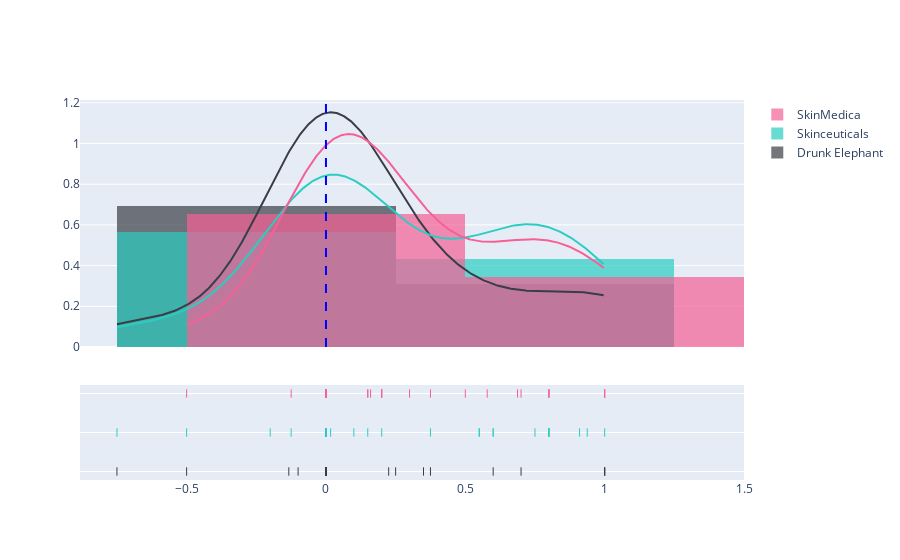

The code cell stored with this chart in its notebook:
### Markdown cell above
<div style='background-color:navy; color:white; padding:20px'>
    A majority of the review content have a polarity score from 0 to 0.5, indicating that most of the reviews contained positive meassages. Under sentiment analysis, no product received extreme negative reviews (polarity score = -1) and each of them received 1 extreme positive review (polarity score = 1)
</div>

### Code cell
hist_plot("title_polarity")

### Figure 1 — Plotly figure (JSON) as saved in the notebook; plotly's stock layout.template omitted (floating-point values rounded to 4 significant figures; data arrays with more than 128 entries replaced by an {"elided": "..."} marker saying what was removed)
{"data": [{"autobinx": false, "histnorm": "probability density", "legendgroup": "Drunk Elephant", "marker": {"color": "#393E46"}, "name": "Drunk Elephant", "opacity": 0.7, "type": "histogram", "x": [0, 0.6, 0, 0, -0.5, 0.375, 0.25, -0.1, -0.1333, 0, 0, 0, 0, 0.225, 0, 0, 0.7, 1, -0.75, 1, 0, 0, 0, 1, 0, 0.35], "xaxis": "x", "xbins": {"end": 1, "size": 1, "start": -0.75}, "yaxis": "y"}, {"autobinx": false, "histnorm": "probability density", "legendgroup": "Skinceuticals", "marker": {"color": "#2BCDC1"}, "name": "Skinceuticals", "opacity": 0.7, "type": "histogram", "x": [-0.2, 0.01667, 0, 0, 0.8, 0.91, 0.75, 0.375, 0, 0.6, 0.9375, 0, 0, -0.125, 0, 0.6, 0.2, 0.8, 0.55, 0.15, 0.1, -0.75, -0.5, 0.8, 0, 0.8, 0, 0, 1, 0.55], "xaxis": "x", "xbins": {"end": 1, "size": 1, "start": -0.75}, "yaxis": "y"}, {"autobinx": false, "histnorm": "probability density", "legendgroup": "SkinMedica", "marker": {"color": "#F66095"}, "name": "SkinMedica", "opacity": 0.7, "type": "histogram", "x": [0, 1, 1, 0.375, 0.16, 0.6875, 0, 0.8, 0.2, 0, -0.5, 0, 0, 0.7, 0, 0.15, 0, 0.2, 0.5, 0.8, -0.125, 0.3, 0.5786, 0, 0, 1, 0.15, 0.8, 0.2], "xaxis": "x", "xbins": {"end": 1, "size": 1, "start": -0.5}, "yaxis": "y"}, {"legendgroup": "Drunk Elephant", "marker": {"color": "#393E46"}, "mode": "lines", "name": "Drunk Elephant", "showlegend": false, "type": "scatter", "x": {"elided": "500 float values"}, "xaxis": "x", "y": {"elided": "500 float values"}, "yaxis": "y"}, {"legendgroup": "Skinceuticals", "marker": {"color": "#2BCDC1"}, "mode": "lines", "name": "Skinceuticals", "showlegend": false, "type": "scatter", "x": {"elided": "500 float values"}, "xaxis": "x", "y": {"elided": "500 float values"}, "yaxis": "y"}, {"legendgroup": "SkinMedica", "marker": {"color": "#F66095"}, "mode": "lines", "name": "SkinMedica", "showlegend": false, "type": "scatter", "x": {"elided": "500 float values"}, "xaxis": "x", "y": {"elided": "500 float values"}, "yaxis": "y"}, {"legendgroup": "Drunk Elephant", "marker": {"color": "#393E46", "symbol": "line-ns-open"}, "mode": "markers", "name": "Drunk Elephant", "showlegend": false, "type": "scatter", "x": [0, 0.6, 0, 0, -0.5, 0.375, 0.25, -0.1, -0.1333, 0, 0, 0, 0, 0.225, 0, 0, 0.7, 1, -0.75, 1, 0, 0, 0, 1, 0, 0.35], "xaxis": "x", "y": ["Drunk Elephant", "Drunk Elephant", "Drunk Elephant", "Drunk Elephant", "Drunk Elephant", "Drunk Elephant", "Drunk Elephant", "Drunk Elephant", "Drunk Elephant", "Drunk Elephant", "Drunk Elephant", "Drunk Elephant", "Drunk Elephant", "Drunk Elephant", "Drunk Elephant", "Drunk Elephant", "Drunk Elephant", "Drunk Elephant", "Drunk Elephant", "Drunk Elephant", "Drunk Elephant", "Drunk Elephant", "Drunk Elephant", "Drunk Elephant", "Drunk Elephant", "Drunk Elephant"], "yaxis": "y2"}, {"legendgroup": "Skinceuticals", "marker": {"color": "#2BCDC1", "symbol": "line-ns-open"}, "mode": "markers", "name": "Skinceuticals", "showlegend": false, "type": "scatter", "x": [-0.2, 0.01667, 0, 0, 0.8, 0.91, 0.75, 0.375, 0, 0.6, 0.9375, 0, 0, -0.125, 0, 0.6, 0.2, 0.8, 0.55, 0.15, 0.1, -0.75, -0.5, 0.8, 0, 0.8, 0, 0, 1, 0.55], "xaxis": "x", "y": ["Skinceuticals", "Skinceuticals", "Skinceuticals", "Skinceuticals", "Skinceuticals", "Skinceuticals", "Skinceuticals", "Skinceuticals", "Skinceuticals", "Skinceuticals", "Skinceuticals", "Skinceuticals", "Skinceuticals", "Skinceuticals", "Skinceuticals", "Skinceuticals", "Skinceuticals", "Skinceuticals", "Skinceuticals", "Skinceuticals", "Skinceuticals", "Skinceuticals", "Skinceuticals", "Skinceuticals", "Skinceuticals", "Skinceuticals", "Skinceuticals", "Skinceuticals", "Skinceuticals", "Skinceuticals"], "yaxis": "y2"}, {"legendgroup": "SkinMedica", "marker": {"color": "#F66095", "symbol": "line-ns-open"}, "mode": "markers", "name": "SkinMedica", "showlegend": false, "type": "scatter", "x": [0, 1, 1, 0.375, 0.16, 0.6875, 0, 0.8, 0.2, 0, -0.5, 0, 0, 0.7, 0, 0.15, 0, 0.2, 0.5, 0.8, -0.125, 0.3, 0.5786, 0, 0, 1, 0.15, 0.8, 0.2], "xaxis": "x", "y": ["SkinMedica", "SkinMedica", "SkinMedica", "SkinMedica", "SkinMedica", "SkinMedica", "SkinMedica", "SkinMedica", "SkinMedica", "SkinMedica", "SkinMedica", "SkinMedica", "SkinMedica", "SkinMedica", "SkinMedica", "SkinMedica", "SkinMedica", "SkinMedica", "SkinMedica", "SkinMedica", "SkinMedica", "SkinMedica", "SkinMedica", "SkinMedica", "SkinMedica", "SkinMedica", "SkinMedica", "SkinMedica", "SkinMedica"], "yaxis": "y2"}], "layout": {"barmode": "overlay", "hovermode": "closest", "legend": {"traceorder": "reversed"}, "shapes": [{"line": {"color": "blue", "dash": "dash"}, "type": "line", "x0": 0, "x1": 0, "xref": "x", "y0": 0, "y1": 1, "yref": "y domain"}], "xaxis": {"anchor": "y2", "domain": [0, 1], "zeroline": false}, "yaxis": {"anchor": "free", "domain": [0.35, 1], "position": 0}, "yaxis2": {"anchor": "x", "domain": [0, 0.25], "dtick": 1, "showticklabels": false}}}
